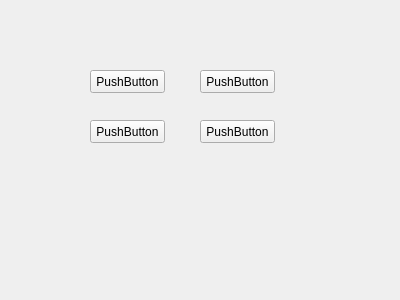
<?xml version="1.0" encoding="UTF-8"?>
<ui version="4.0">
 <class>TestWidget</class>
 <widget class="QWidget" name="TestWidget">
  <property name="geometry">
   <rect>
    <x>0</x>
    <y>0</y>
    <width>400</width>
    <height>300</height>
   </rect>
  </property>
  <property name="windowTitle">
   <string>Form</string>
  </property>
  <widget class="QPushButton" name="pushButton">
   <property name="geometry">
    <rect>
     <x>90</x>
     <y>70</y>
     <width>75</width>
     <height>23</height>
    </rect>
   </property>
   <property name="text">
    <string>PushButton</string>
   </property>
  </widget>
  <widget class="QPushButton" name="pushButton_2">
   <property name="geometry">
    <rect>
     <x>90</x>
     <y>120</y>
     <width>75</width>
     <height>23</height>
    </rect>
   </property>
   <property name="text">
    <string>PushButton</string>
   </property>
  </widget>
  <widget class="QPushButton" name="pushButton_3">
   <property name="geometry">
    <rect>
     <x>200</x>
     <y>120</y>
     <width>75</width>
     <height>23</height>
    </rect>
   </property>
   <property name="text">
    <string>PushButton</string>
   </property>
  </widget>
  <widget class="QPushButton" name="pushButton_4">
   <property name="geometry">
    <rect>
     <x>200</x>
     <y>70</y>
     <width>75</width>
     <height>23</height>
    </rect>
   </property>
   <property name="text">
    <string>PushButton</string>
   </property>
  </widget>
 </widget>
 <resources/>
 <connections/>
</ui>
